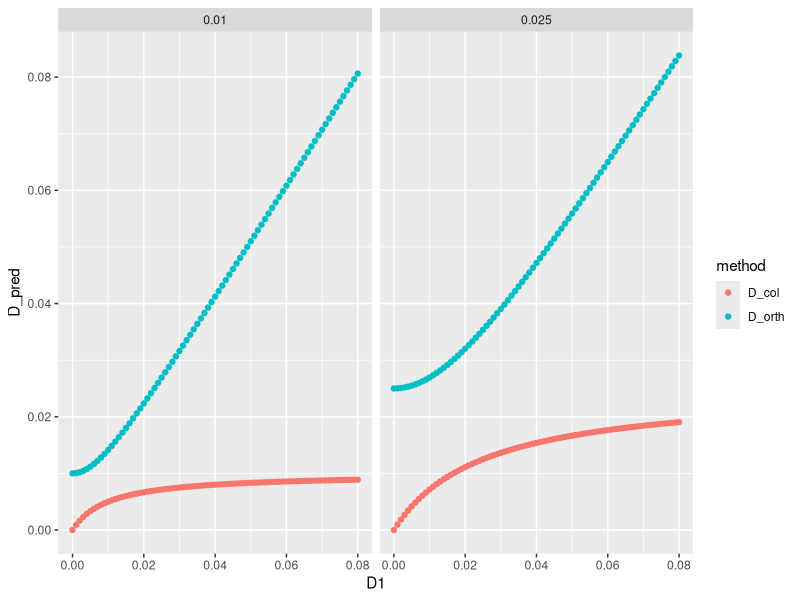

This figure's R source:
library(tidyverse)

D1 <- seq(0, 0.08, 0.001)
D2 <- D1

tibble(D1, D2) %>% modelr::data_grid(D1, D2) %>%
  mutate(
    D_orth = sqrt(D1^2 + D2^2),
    D_col = 1/((1/D1) + (1/D2))) -> d

d %>%  filter(D2 %in% c(0.01, 0.025, 0.1)) %>% 
  pivot_longer(-c(D1, D2), names_to = "method", values_to = "D_pred") %>%
  ggplot(aes(x = D1, y = D_pred, colour = method)) + geom_point() + facet_wrap(~ D2)

